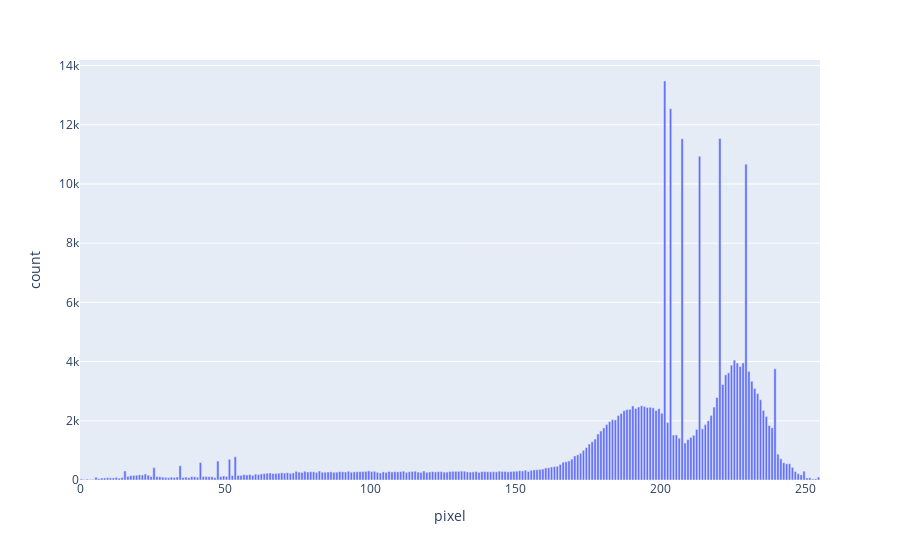

Notebook cell for this chart:
### Code cell
counts, bins = np.histogram(norm_image.ravel(), bins=range(0, 256, 1))
bins = 0.5 * (bins[:-1] + bins[1:])
fig = px.bar(x=bins, y=counts, labels={'x':'pixel', 'y':'count'})
fig.show()

### Figure 1 — Plotly figure (JSON) as saved in the notebook; plotly's stock layout.template omitted (floating-point values rounded to 4 significant figures; data arrays with more than 128 entries replaced by an {"elided": "..."} marker saying what was removed)
{"data": [{"alignmentgroup": "True", "hovertemplate": "pixel=%{x}<br>count=%{y}<extra></extra>", "legendgroup": "", "marker": {"color": "#636efa", "pattern": {"shape": ""}}, "name": "", "offsetgroup": "", "orientation": "v", "showlegend": false, "textposition": "auto", "type": "bar", "x": {"elided": "255 float values"}, "xaxis": "x", "y": {"elided": "255 int values"}, "yaxis": "y"}], "layout": {"barmode": "relative", "legend": {"tracegroupgap": 0}, "margin": {"t": 60}, "xaxis": {"anchor": "y", "domain": [0, 1], "title": {"text": "pixel"}}, "yaxis": {"anchor": "x", "domain": [0, 1], "title": {"text": "count"}}}}
